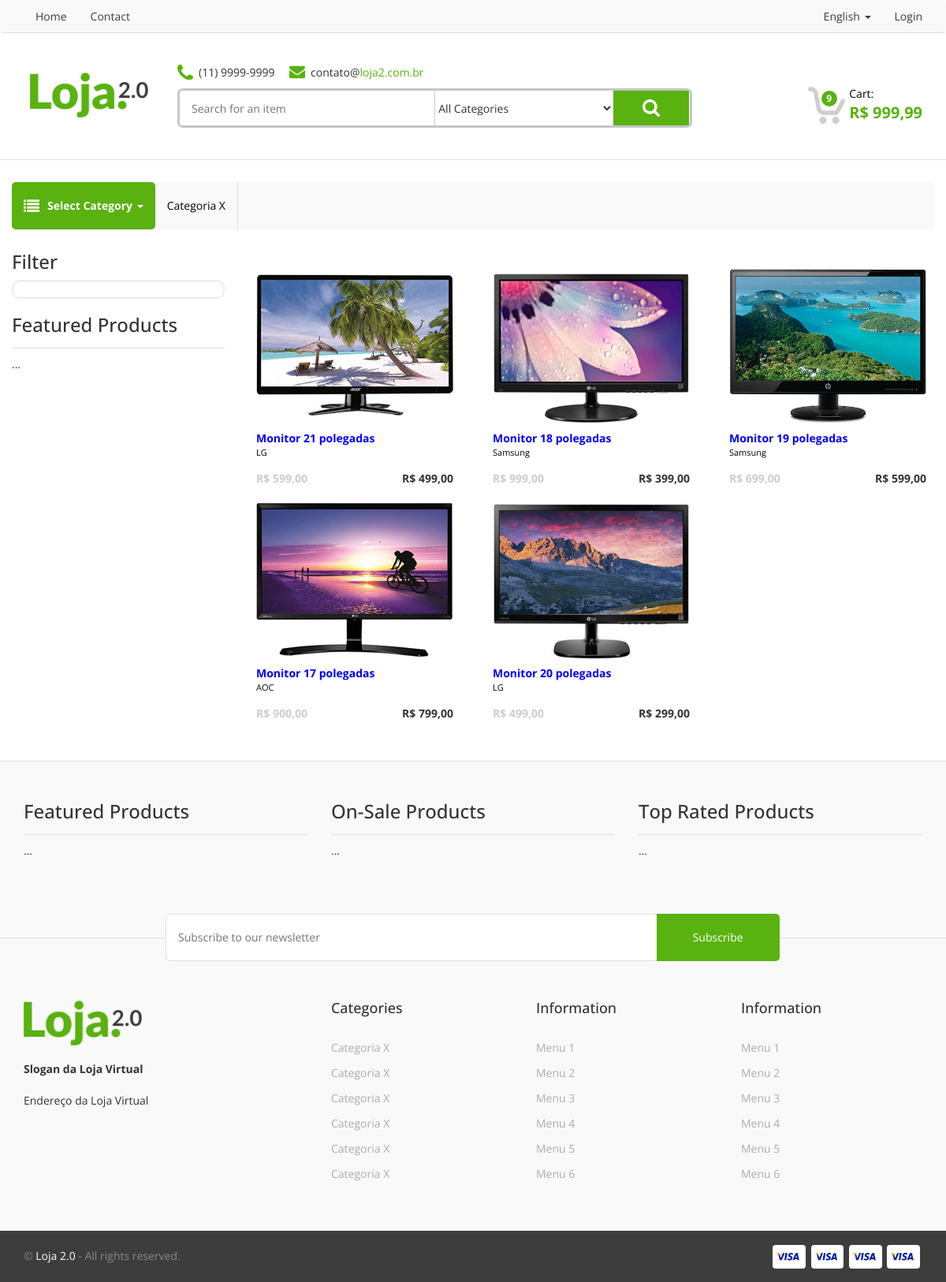
Before: / with the older database file.
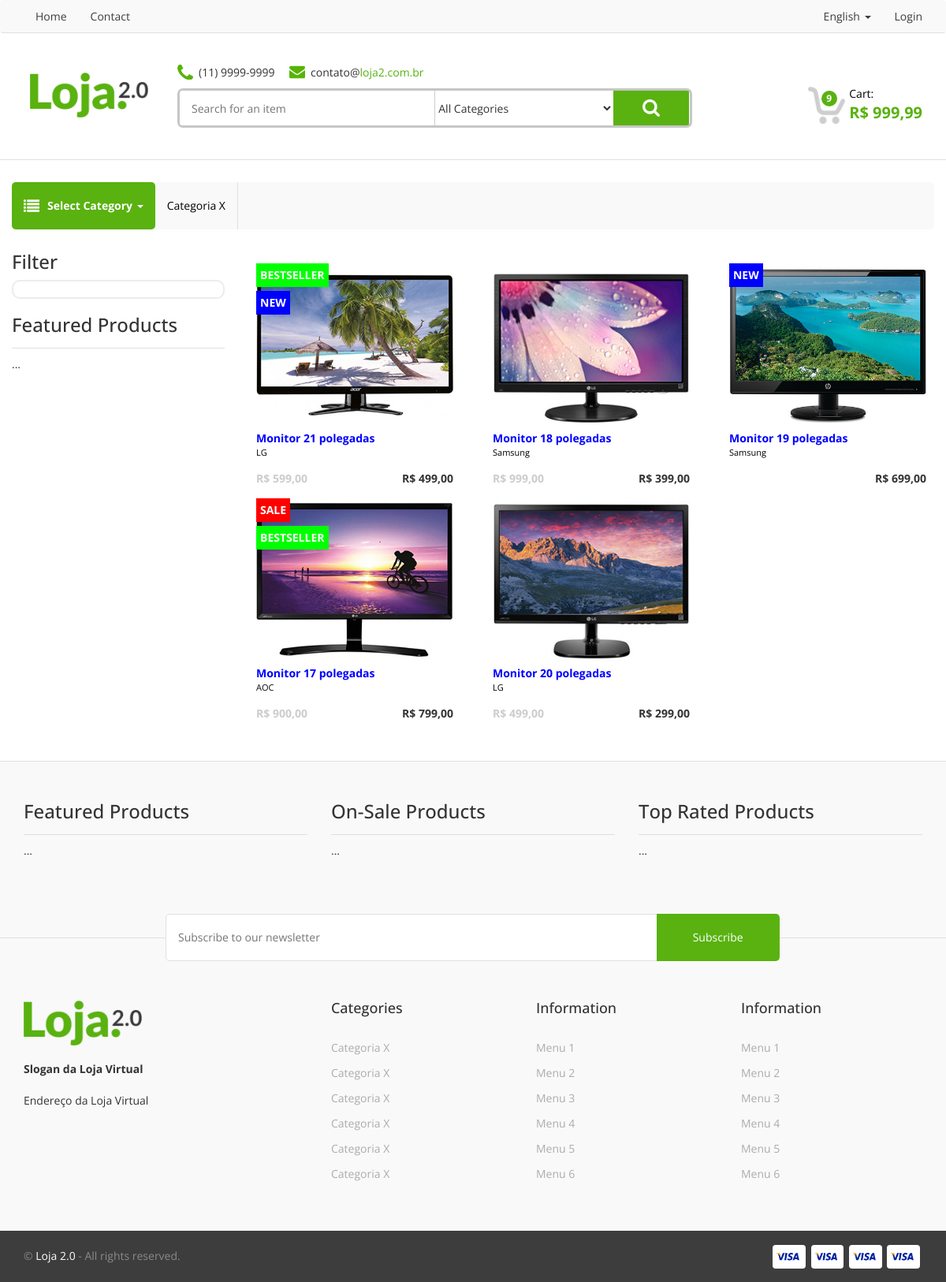
After: the same page with the newer database file.
### tables this page shows
CREATE TABLE `products` (
  `id` int(11) UNSIGNED NOT NULL,
  `id_category` int(11) NOT NULL,
  `id_brand` int(11) NOT NULL,
  `name` varchar(100) NOT NULL DEFAULT '',
  `description` text DEFAULT NULL,
  `stock` int(11) NOT NULL,
  `price` float NOT NULL,
  `price_from` float NOT NULL,
  `rating` float NOT NULL,
  `featured` tinyint(1) NOT NULL,
  `sale` tinyint(1) NOT NULL,
  `bestseller` tinyint(1) NOT NULL,
  `new_product` tinyint(1) NOT NULL,
  `options` varchar(200) DEFAULT NULL
);

CREATE TABLE `products_images` (
  `id` int(11) UNSIGNED NOT NULL,
  `id_product` int(11) NOT NULL,
  `url` varchar(50) NOT NULL DEFAULT ''
);

### core/Controller.php (called while the page is built, shortened)
<?php
class Controller {
	public function loadView($viewName, $viewData = array()) {
		extract($viewData);
		include 'views/'.$viewName.'.php';
	}
	public function loadTemplate($viewName, $viewData = array()) {
		include 'views/template.php';
	}
	public function loadViewInTemplate($viewName, $viewData) {
		extract($viewData);
		include 'views/'.$viewName.'.php';
	}
}

### controllers/homeController.php (called while the page is built, shortened)
<?php
class homeController extends Controller {
    public function index() {
        $dados = array();
        $products = new Products();
        $dados['list'] = $products->getList();
        $this->loadTemplate('home', $dados);
    }
}

### core/Core.php (called while the page is built, shortened)
<?php
class Core {
	public function run() {
        $url = '/'.(isset($_GET['q'])?$_GET['q']:'');
		$params = array();
		if(!empty($url) && $url != '/') {
			$url = explode('/', $url);
			array_shift($url);
			$currentController = $url[0].'Controller';
			array_shift($url);
			if(isset($url[0]) && $url[0] != '/') {
				$currentAction = $url[0];
				array_shift($url);
			} else {
				$currentAction = 'index';
			}
			if(count($url) > 0) {
				$params = $url;
			}
		} else {
			$currentAction = 'index';
		}
		$c = new $currentController();
		call_user_func_array(array($c, $currentAction), $params);
	}
}

### index.php (called while the page is built, shortened)
<?php
require 'config.php';
$core = new Core();
$core->run();
?>

### config.php (called while the page is built, shortened)
<?php
$config = array();
if(ENVIRONMENT == 'development') {
	$config['dbname'] = 'nova_loja';
	$config['host'] = 'localhost';
	$config['dbuser'] = 'root';
	$config['dbpass'] = '';
} else {
	define("BASE_URL", "http://localhost/");
	$config['dbname'] = 'nova_loja';
	$config['host'] = 'localhost';
	$config['dbuser'] = 'root';
	$config['dbpass'] = 'root';
}
$config['default_lang'] = 'en';
?>

### core/Model.php (called while the page is built, shortened)
<?php
class model {
	public function __construct() {
		global $db;
		$this->db = $db;
	}
}
?>

### models/Products.php (called while the page is built)
<?php
class Products extends Model {
  public function getList() {
    $array = array();
    $sql = "SELECT *,
    (select brands.name from brands where brands.id = products.id_brand)
      as brand_name,
    (select categories.name from categories where categories.id = products.id_category)
      as category_name
    FROM products";
    $sql = $this->db->query($sql);
    if($sql->rowCount() > 0) {
      $array = $sql->fetchAll();
      foreach($array as $key => $item) {
        $array[$key]['images'] = $this->getImagesByProductId($item['id']);
      }
    }
    return $array;
  }
  public function getImagesByProductId($id) {
    $array = array();
    $sql = "SELECT url FROM products_images WHERE id_product = :id";
    $sql = $this->db->prepare($sql);
    $sql->bindValue(":id", $id);
    $sql->execute();
    if($sql->rowCount() > 0) {
      $array = $sql->fetchAll();
    }
    return $array;
  }
}

### views/product_item.php (the view)
<div class="product_item">
    <a href="">
        <div class="product_tags">
            <?php if($sale == '1'): ?>
                <div class="produc_tag product_tag_red"><?php $this->lang->get('SALE'); ?></div>
            <?php endif; ?>
            <?php if($bestseller == '1'): ?>
                <div class="produc_tag product_tag_green"><?php $this->lang->get('BESTSELLER'); ?></div>
            <?php endif; ?>
            <?php if($new_product == '1'): ?>
                <div class="produc_tag product_tag_blue"><?php $this->lang->get('NEW'); ?></div>
            <?php endif; ?>
        </div>
        <div class="product_image">
            <img src="<?php echo BASE_URL; ?>media/products/<?php echo $images[0]['url']; ?>" width="100%">
        </div>
        <div class="product_name"><?php echo $name; ?></div>
        <div class="produc_brand"><?php echo $brand_name; ?></div>
        <div class="product_price_from"><?php
            if($price_from != '0') {
                echo 'R$ '.number_format($price_from, 2, ",", ".");
            }
        ?></div>
        <div class="product_price">R$ <?php echo number_format($price, 2, ",", "."); ?></div>
    </a>
</div>

### views/template.php (shortened to what this page needs)
<!DOCTYPE html>
<html>
	<head>
		<link rel="stylesheet" href="<?php echo BASE_URL; ?>assets/css/bootstrap.min.css" type="text/css" />
		<link rel="stylesheet" href="<?php echo BASE_URL; ?>assets/css/style.css" type="text/css" />
	</head>
	<body>
		<nav class="navbar topnav">
			<div class="container">
				<ul class="nav navbar-nav">
					<li class="active"><a href="<?php echo BASE_URL; ?>"><?php $this->lang->get('HOME'); ?></a></li>
					<li><a href="<?php echo BASE_URL; ?>contact"><?php $this->lang->get('CONTACT'); ?></a></li>
				</ul>
				<ul class="nav navbar-nav navbar-right">
					<li class="dropdown">
						<a class="dropdown-toggle" data-toggle="dropdown" href="#"><?php $this->lang->get("LANGUAGE"); ?>
						<span class="caret"></span></a>
					</li>
					<li><a href="<?php echo BASE_URL; ?>login"><?php $this->lang->get('LOGIN'); ?></a></li>
				</ul>
			</div>
		</nav>
		<header>
			<div class="container">
				<div class="row">
					<div class="col-sm-2 logo">
						<a href="<?php echo BASE_URL; ?>"><img src="<?php echo BASE_URL; ?>assets/images/logo.png" /></a>
					</div>
					<div class="col-sm-7">
						<div class="head_help">(11) 9999-9999</div>
						<div class="head_email">contato@<span>loja2.com.br</span></div>
						<div class="search_area">
							<form method="GET">
								<input type="text" name="s" required placeholder="<?php $this->lang->get('SEARCHFORANITEM') ?>" />
								<select name="category">
									<option value=""><?php $this->lang->get('AllCATEGORIES'); ?></option>
								</select>
								<input type="submit" value="" />
						    </form>
						</div>
					</div>
					<div class="col-sm-3">
						<a href="<?php echo BASE_URL; ?>cart">
							<div class="cartarea">
								<div class="carticon">
									<div class="cartqt">9</div>
								</div>
								<div class="carttotal">
									<?php $this->lang->get('CART'); ?>:<br/>
									<span>R$ 999,99</span>
								</div>
							</div>
						</a>
					</div>
				</div>
			</div>
		</header>
		<div class="categoryarea">
			<nav class="navbar">
				<div class="container">
					<ul class="nav navbar-nav">
						<li class="dropdown">
					        <a class="dropdown-toggle" data-toggle="dropdown" href="#"><?php $this->lang->get("SELECTCATEGORY"); ?>
					        <span class="caret"></span></a>
					      </li>
						<li><a href="#">Categoria X</a></li>
					</ul>
				</div>
			</nav>
		</div>
		<section>
			<div class="container">
				<div class="row">
				  <div class="col-sm-3">
				  	<aside>
				  		<h1><?php $this->lang->get("FILTER"); ?></h1>
				  		<div class="filterarea">
				  		</div>
				  		<div class="widget">
				  			<h1><?php $this->lang->get("FEATUREDPRODUCTS"); ?></h1>
				  			<div class="widget_body">
				  				...
				  			</div>
				  		</div>
				  	</aside>
				  </div>
				  <div class="col-sm-9"><?php $this->loadViewInTemplate($viewName, $viewData); ?></div>
				</div>
	    	</div>
	    </section>
	    <footer>
	    	<div class="container">
	    		<div class="row">
				  <div class="col-sm-4">
				  	<div class="widget">
			  			<h1><?php $this->lang->get("FEATUREDPRODUCTS"); ?></h1>
			  			<div class="widget_body">
			  				...
			  			</div>
			  		</div>
				  </div>
				  <div class="col-sm-4">
				  	<div class="widget">
			  			<h1><?php $this->lang->get("ONSALEPRODUCTS"); ?></h1>
			  			<div class="widget_body">
			  				...
			  			</div>
			  		</div>
				  </div>
				  <div class="col-sm-4">
				  	<div class="widget">
			  			<h1><?php $this->lang->get("TOPRATEDPRODUCTS"); ?></h1>
			  			<div class="widget_body">
			  				...
			  			</div>
			  		</div>
				  </div>
				</div>
	    	</div>
	    	<div class="subarea">
	    		<div class="container">
	    			<div class="row">
						<div class="col-xs-12 col-sm-8 col-sm-offset-2 no-padding">
							<form method="POST">
                                <input class="subemail" name="email" placeholder="<?php $this->lang->get("SUBSCRIBETEXT"); ?>">
                                <input type="submit" value="<?php $this->lang->get("SUBSCRIBEBUTTON"); ?>" />
                            </form>
						</div>
					</div>
	    		</div>
	    	</div>
	    	<div class="links">
	    		<div class="container">
	    			<div class="row">
						<div class="col-sm-4">
							<a href="<?php echo BASE_URL; ?>"><img width="150" src="<?php echo BASE_URL; ?>assets/images/logo.png" /></a><br/><br/>
							<strong>Slogan da Loja Virtual</strong><br/><br/>
							Endereço da Loja Virtual
						</div>
						<div class="col-sm-8 linkgroups">
							<div class="row">
								<div class="col-sm-4">
									<h3><?php $this->lang->get("CATEGORIES"); ?></h3>
									<ul>
										<li><a href="#">Categoria X</a></li>
										<li><a href="#">Categoria X</a></li>
										<li><a href="#">Categoria X</a></li>
										<li><a href="#">Categoria X</a></li>
										<li><a href="#">Categoria X</a></li>
										<li><a href="#">Categoria X</a></li>
									</ul>
								</div>
								<div class="col-sm-4">
									<h3><?php $this->lang->get("INFORMATION"); ?></h3>
									<ul>
										<li><a href="#">Menu 1</a></li>
										<li><a href="#">Menu 2</a></li>
										<li><a href="#">Menu 3</a></li>
										<li><a href="#">Menu 4</a></li>
										<li><a href="#">Menu 5</a></li>
										<li><a href="#">Menu 6</a></li>
									</ul>
								</div>
								<div class="col-sm-4">
									<h3><?php $this->lang->get("INFORMATION"); ?></h3>
									<ul>
										<li><a href="#">Menu 1</a></li>
										<li><a href="#">Menu 2</a></li>
										<li><a href="#">Menu 3</a></li>
										<li><a href="#">Menu 4</a></li>
										<li><a href="#">Menu 5</a></li>
										<li><a href="#">Menu 6</a></li>
									</ul>
								</div>
							</div>
						</div>
					</div>
	    		</div>
	    	</div>
	    	<div class="copyright">
	    		<div class="container">
	    			<div class="row">
						<div class="col-sm-6">© <span>Loja 2.0</span> - <?php $this->lang->get("ALLRIGHTRESERVED"); ?>.</div>
						<div class="col-sm-6">
							<div class="payments">
								<img src="<?php echo BASE_URL; ?>assets/images/visa.png" />
								<img src="<?php echo BASE_URL; ?>assets/images/visa.png" />
								<img src="<?php echo BASE_URL; ?>assets/images/visa.png" />
								<img src="<?php echo BASE_URL; ?>assets/images/visa.png" />
							</div>
						</div>
					</div>
	    		</div>
	    	</div>
	    </footer>
	</body>
</html>

### core/Language.php (shortened to what this page needs)
<?php
class Language {
    private $ini;
    public function __construct() {
        global $config;
        $this->l = $config['default_lang'];
        $this->ini = parse_ini_file('languages/'.$this->l.'.ini');
    }
    public function get($word, $return = false) {
        $text = $word;
        if(isset($this->ini[$word])) {
            $text = $this->ini[$word];
        }
        if ($return) {
            return $text;
        } else {
            echo $text;
        }
    }
}

### views/home.php
<div class="row">
<?php foreach($list as $product_item): ?>
    <div class="col-sm-4">
        <?php $this->loadView('product_item', $product_item); ?>
    </div>
<?php endforeach; ?>
</div>

Changed rows visible on the page:
changed products "Monitor 21 polegadas": bestseller 0 → 1 (drawn); text (not shown) → "BESTSELLER NEW"; new_product 0 → 1 (drawn)
changed products "Monitor 19 polegadas": new_product 0 → 1 (drawn); text (not shown) → "NEW"; price "599,00" → "699,00"; price_from "699,00" → (not shown)
changed products "Monitor 17 polegadas": sale 0 → 1 (drawn); text (not shown) → "SALE BESTSELLER"; bestseller 0 → 1 (drawn)
